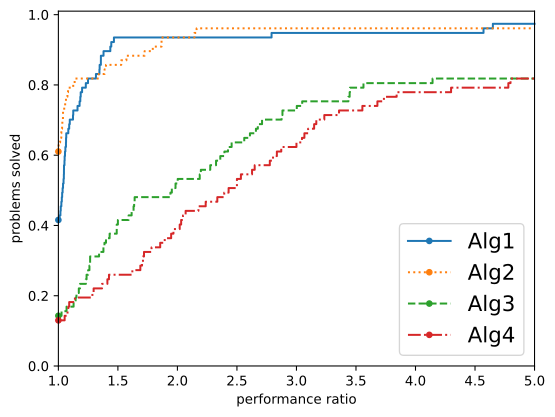

Here is the Python script that generated this plot:
import numpy as np
import matplotlib.pyplot as plt
import perfprof


# Load up some data to show. This is taken from actual research!
measurements = np.loadtxt('example.csv', delimiter=',')

# Choose the line styles we'd like to use. Note how there are 7 line styles
# for 4 algorithms, but that's OK. It makes the code easier to extend.
palette = ['o-C0', 'o:C1', 'o--C2', 'o-.C3', 'o-C4', 'o:C5', 'o-C6']

# Let's get to work! The 'markersize' and 'markevery' arguments help us
# emphasise y-intercepts in the plot, which have special meaning.
perfprof.perfprof(measurements, linestyle=palette, thmax=5., markersize=4, markevery=[0])

# We can use standard matplotlib commands to work on the output figure
plt.legend(['Alg1', 'Alg2', 'Alg3', 'Alg4'], loc=4, fontsize=16)
plt.show()
